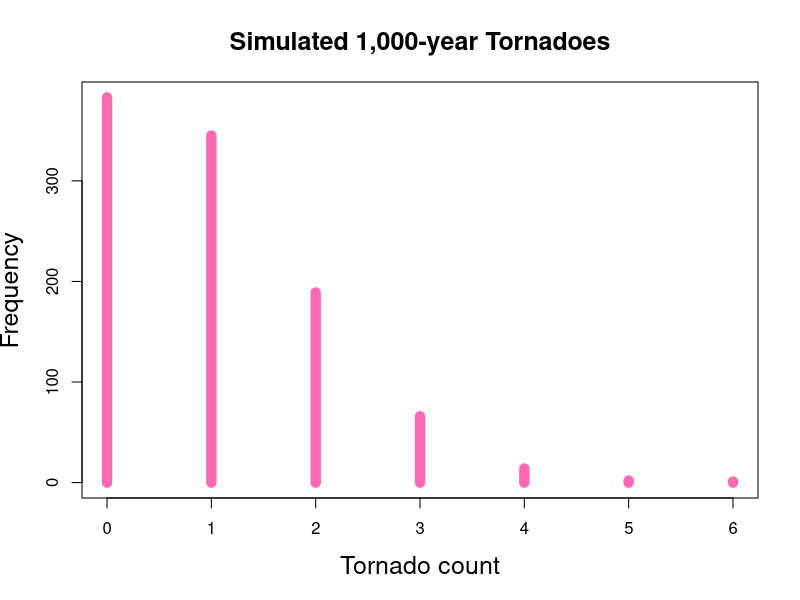
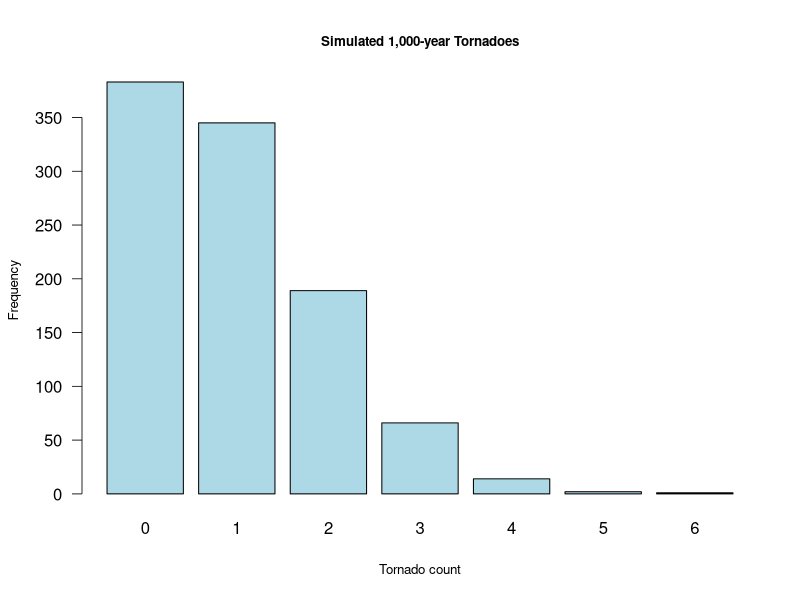

Reproduce these figures in R, in order.
## ---- chunk 1
knitr::opts_chunk$set(echo = TRUE)
## ---- chunk 2

# Generate 1,000 years of random uniform numbers
y <- runif(1000)

# Count only those numbers >=0.999 (or <0.001)
(obs <- sum(y >= 0.999))

## ---- chunk 3

# Create 1,000 time series, each with 1,000 years
# and store the result column-wise in a matrix
y_long <- matrix(runif(1e6), ncol = 1000)
# Compute the column sums (1,000-year tornadoes)
obs_long <- colSums(y_long >= 0.999)

## ---- chunk 4

# Plot tornado counts
plot(table(obs_long), lwd = 10,
main = "Simulated 1,000-year Tornadoes",
col = "hotpink",
xlab = "Tornado count",
ylab = "Frequency",
cex.lab = 1.5, cex.main = 1.5)

## ---- chunk 5

# Plot tornado counts
barplot(table(obs_long), lwd = 0.8, las = 1,
main = "Simulated 1,000-year Tornadoes",
col = "lightblue",
xlab = "Tornado count",
ylab = "Frequency",
lend = 1,
cex.lab = 0.8, cex.main = 0.8)

